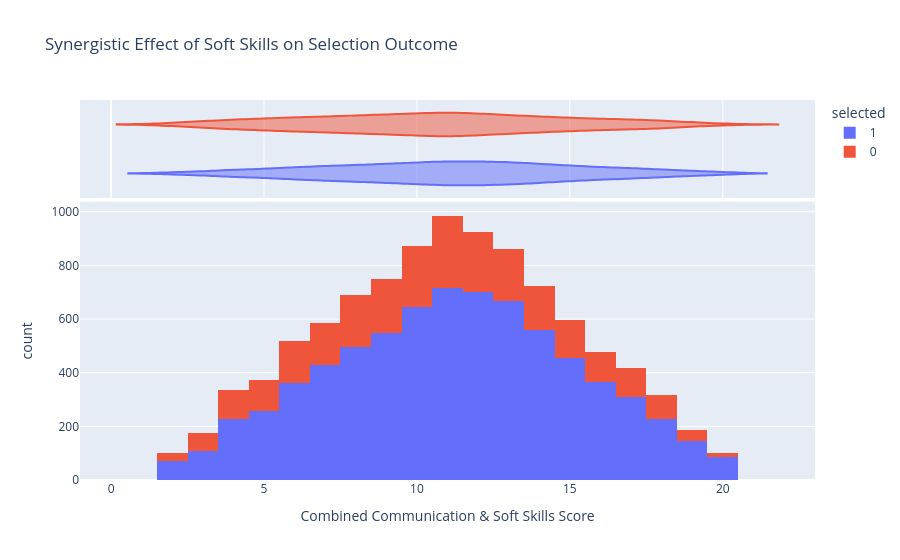

The notebook cell this image was saved under:
### Markdown cell above
Question 7: Qualitative Synergy
Do "Soft Skills" and "Communication" act as a multiplier for success?

### Code cell
# Creating a combined 'Soft Skills' metric to see its relationship with selection
df['total_soft_skills'] = df['soft_skills_score'] + df['communication_score']

fig7 = px.histogram(df, x='total_soft_skills', color='selected',
                   marginal='violin', 
                   title='Synergistic Effect of Soft Skills on Selection Outcome',
                   labels={'total_soft_skills': 'Combined Communication & Soft Skills Score'})
fig7.show()

### Figure 1 — Plotly figure (JSON) as saved in the notebook; plotly's stock layout.template omitted (floating-point values rounded to 4 significant figures; data arrays with more than 128 entries replaced by an {"elided": "..."} marker saying what was removed)
{"data": [{"alignmentgroup": "True", "bingroup": "x", "hovertemplate": "selected=1<br>Combined Communication & Soft Skills Score=%{x}<br>count=%{y}<extra></extra>", "legendgroup": "1", "marker": {"color": "#636efa", "pattern": {"shape": ""}}, "name": "1", "offsetgroup": "1", "orientation": "v", "showlegend": true, "type": "histogram", "x": {"elided": "7374 int values"}, "xaxis": "x", "yaxis": "y"}, {"alignmentgroup": "True", "hovertemplate": "selected=1<br>Combined Communication & Soft Skills Score=%{x}<extra></extra>", "legendgroup": "1", "marker": {"color": "#636efa"}, "name": "1", "offsetgroup": "1", "scalegroup": "x", "showlegend": false, "type": "violin", "x": {"elided": "7374 int values"}, "xaxis": "x2", "yaxis": "y2"}, {"alignmentgroup": "True", "bingroup": "x", "hovertemplate": "selected=0<br>Combined Communication & Soft Skills Score=%{x}<br>count=%{y}<extra></extra>", "legendgroup": "0", "marker": {"color": "#EF553B", "pattern": {"shape": ""}}, "name": "0", "offsetgroup": "0", "orientation": "v", "showlegend": true, "type": "histogram", "x": {"elided": "2626 int values"}, "xaxis": "x", "yaxis": "y"}, {"alignmentgroup": "True", "hovertemplate": "selected=0<br>Combined Communication & Soft Skills Score=%{x}<extra></extra>", "legendgroup": "0", "marker": {"color": "#EF553B"}, "name": "0", "offsetgroup": "0", "scalegroup": "x", "showlegend": false, "type": "violin", "x": {"elided": "2626 int values"}, "xaxis": "x2", "yaxis": "y2"}], "layout": {"barmode": "relative", "legend": {"title": {"text": "selected"}, "tracegroupgap": 0}, "title": {"text": "Synergistic Effect of Soft Skills on Selection Outcome"}, "xaxis": {"anchor": "y", "domain": [0, 1], "title": {"text": "Combined Communication & Soft Skills Score"}}, "xaxis2": {"anchor": "y2", "domain": [0, 1], "matches": "x", "showgrid": true, "showticklabels": false}, "yaxis": {"anchor": "x", "domain": [0, 0.7326], "title": {"text": "count"}}, "yaxis2": {"anchor": "x2", "domain": [0.7426, 1], "matches": "y2", "showgrid": false, "showline": false, "showticklabels": false, "ticks": ""}}}
